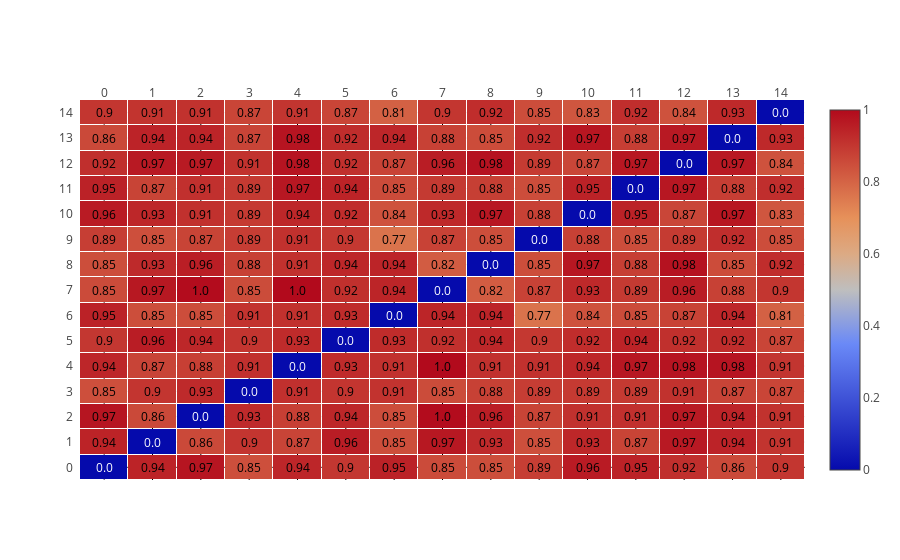

The notebook cell this image was saved under:
### Markdown cell above
### Alternativa a PyLDAvis (opcional)

Para entender diferencia entre tópicos también se puede usar un *heatmap*, en el que cada celda representa la "distancia" entre dos tópicos. 

Este, unido a las *Estadísticas de Modelo de tópicos* mencionadas abajo, provee la misma información que PyLDAvis.

### Code cell
import plotly.figure_factory as ff

k = modelo.num_topics
diferencia, notas = modelo.diff(modelo, distance="hellinger", annotation=False)
anno_text = np.around(diferencia, decimals=2)

fig = ff.create_annotated_heatmap(z=diferencia, annotation_text=anno_text, 
                                  x=list(range(k)), y=list(range(k)), xgap=1, ygap=1,
                                  showscale=True, 
                                  )

pyo.iplot(fig)

### Figure 1 — Plotly figure (JSON) as saved in the notebook; plotly's stock layout.template omitted (floating-point values rounded to 4 significant figures; data arrays with more than 128 entries replaced by an {"elided": "..."} marker saying what was removed)
{"data": [{"colorscale": "RdBu", "reversescale": false, "showscale": true, "type": "heatmap", "uid": "2d09cfcc-53b5-4ab5-9c85-2c6dbd2bc7cf", "x": [0, 1, 2, 3, 4, 5, 6, 7, 8, 9, 10, 11, 12, 13, 14], "xgap": 1, "y": [0, 1, 2, 3, 4, 5, 6, 7, 8, 9, 10, 11, 12, 13, 14], "ygap": 1, "z": {"elided": "15x15 float values"}}], "layout": {"annotations": [{"font": {"color": "#FFFFFF"}, "showarrow": false, "text": "0.0", "x": 0, "xref": "x", "y": 0, "yref": "y"}, {"font": {"color": "#000000"}, "showarrow": false, "text": "0.94", "x": 1, "xref": "x", "y": 0, "yref": "y"}, {"font": {"color": "#000000"}, "showarrow": false, "text": "0.97", "x": 2, "xref": "x", "y": 0, "yref": "y"}, {"font": {"color": "#000000"}, "showarrow": false, "text": "0.85", "x": 3, "xref": "x", "y": 0, "yref": "y"}, {"font": {"color": "#000000"}, "showarrow": false, "text": "0.94", "x": 4, "xref": "x", "y": 0, "yref": "y"}, {"font": {"color": "#000000"}, "showarrow": false, "text": "0.9", "x": 5, "xref": "x", "y": 0, "yref": "y"}, {"font": {"color": "#000000"}, "showarrow": false, "text": "0.95", "x": 6, "xref": "x", "y": 0, "yref": "y"}, {"font": {"color": "#000000"}, "showarrow": false, "text": "0.85", "x": 7, "xref": "x", "y": 0, "yref": "y"}, {"font": {"color": "#000000"}, "showarrow": false, "text": "0.85", "x": 8, "xref": "x", "y": 0, "yref": "y"}, {"font": {"color": "#000000"}, "showarrow": false, "text": "0.89", "x": 9, "xref": "x", "y": 0, "yref": "y"}, {"font": {"color": "#000000"}, "showarrow": false, "text": "0.96", "x": 10, "xref": "x", "y": 0, "yref": "y"}, {"font": {"color": "#000000"}, "showarrow": false, "text": "0.95", "x": 11, "xref": "x", "y": 0, "yref": "y"}, {"font": {"color": "#000000"}, "showarrow": false, "text": "0.92", "x": 12, "xref": "x", "y": 0, "yref": "y"}, {"font": {"color": "#000000"}, "showarrow": false, "text": "0.86", "x": 13, "xref": "x", "y": 0, "yref": "y"}, {"font": {"color": "#000000"}, "showarrow": false, "text": "0.9", "x": 14, "xref": "x", "y": 0, "yref": "y"}, {"font": {"color": "#000000"}, "showarrow": false, "text": "0.94", "x": 0, "xref": "x", "y": 1, "yref": "y"}, {"font": {"color": "#FFFFFF"}, "showarrow": false, "text": "0.0", "x": 1, "xref": "x", "y": 1, "yref": "y"}, {"font": {"color": "#000000"}, "showarrow": false, "text": "0.86", "x": 2, "xref": "x", "y": 1, "yref": "y"}, {"font": {"color": "#000000"}, "showarrow": false, "text": "0.9", "x": 3, "xref": "x", "y": 1, "yref": "y"}, {"font": {"color": "#000000"}, "showarrow": false, "text": "0.87", "x": 4, "xref": "x", "y": 1, "yref": "y"}, {"font": {"color": "#000000"}, "showarrow": false, "text": "0.96", "x": 5, "xref": "x", "y": 1, "yref": "y"}, {"font": {"color": "#000000"}, "showarrow": false, "text": "0.85", "x": 6, "xref": "x", "y": 1, "yref": "y"}, {"font": {"color": "#000000"}, "showarrow": false, "text": "0.97", "x": 7, "xref": "x", "y": 1, "yref": "y"}, {"font": {"color": "#000000"}, "showarrow": false, "text": "0.93", "x": 8, "xref": "x", "y": 1, "yref": "y"}, {"font": {"color": "#000000"}, "showarrow": false, "text": "0.85", "x": 9, "xref": "x", "y": 1, "yref": "y"}, {"font": {"color": "#000000"}, "showarrow": false, "text": "0.93", "x": 10, "xref": "x", "y": 1, "yref": "y"}, {"font": {"color": "#000000"}, "showarrow": false, "text": "0.87", "x": 11, "xref": "x", "y": 1, "yref": "y"}, {"font": {"color": "#000000"}, "showarrow": false, "text": "0.97", "x": 12, "xref": "x", "y": 1, "yref": "y"}, {"font": {"color": "#000000"}, "showarrow": false, "text": "0.94", "x": 13, "xref": "x", "y": 1, "yref": "y"}, {"font": {"color": "#000000"}, "showarrow": false, "text": "0.91", "x": 14, "xref": "x", "y": 1, "yref": "y"}, {"font": {"color": "#000000"}, "showarrow": false, "text": "0.97", "x": 0, "xref": "x", "y": 2, "yref": "y"}, {"font": {"color": "#000000"}, "showarrow": false, "text": "0.86", "x": 1, "xref": "x", "y": 2, "yref": "y"}, {"font": {"color": "#FFFFFF"}, "showarrow": false, "text": "0.0", "x": 2, "xref": "x", "y": 2, "yref": "y"}, {"font": {"color": "#000000"}, "showarrow": false, "text": "0.93", "x": 3, "xref": "x", "y": 2, "yref": "y"}, {"font": {"color": "#000000"}, "showarrow": false, "text": "0.88", "x": 4, "xref": "x", "y": 2, "yref": "y"}, {"font": {"color": "#000000"}, "showarrow": false, "text": "0.94", "x": 5, "xref": "x", "y": 2, "yref": "y"}, {"font": {"color": "#000000"}, "showarrow": false, "text": "0.85", "x": 6, "xref": "x", "y": 2, "yref": "y"}, {"font": {"color": "#000000"}, "showarrow": false, "text": "1.0", "x": 7, "xref": "x", "y": 2, "yref": "y"}, {"font": {"color": "#000000"}, "showarrow": false, "text": "0.96", "x": 8, "xref": "x", "y": 2, "yref": "y"}, {"font": {"color": "#000000"}, "showarrow": false, "text": "0.87", "x": 9, "xref": "x", "y": 2, "yref": "y"}, {"font": {"color": "#000000"}, "showarrow": false, "text": "0.91", "x": 10, "xref": "x", "y": 2, "yref": "y"}, {"font": {"color": "#000000"}, "showarrow": false, "text": "0.91", "x": 11, "xref": "x", "y": 2, "yref": "y"}, {"font": {"color": "#000000"}, "showarrow": false, "text": "0.97", "x": 12, "xref": "x", "y": 2, "yref": "y"}, {"font": {"color": "#000000"}, "showarrow": false, "text": "0.94", "x": 13, "xref": "x", "y": 2, "yref": "y"}, {"font": {"color": "#000000"}, "showarrow": false, "text": "0.91", "x": 14, "xref": "x", "y": 2, "yref": "y"}, {"font": {"color": "#000000"}, "showarrow": false, "text": "0.85", "x": 0, "xref": "x", "y": 3, "yref": "y"}, {"font": {"color": "#000000"}, "showarrow": false, "text": "0.9", "x": 1, "xref": "x", "y": 3, "yref": "y"}, {"font": {"color": "#000000"}, "showarrow": false, "text": "0.93", "x": 2, "xref": "x", "y": 3, "yref": "y"}, {"font": {"color": "#FFFFFF"}, "showarrow": false, "text": "0.0", "x": 3, "xref": "x", "y": 3, "yref": "y"}, {"font": {"color": "#000000"}, "showarrow": false, "text": "0.91", "x": 4, "xref": "x", "y": 3, "yref": "y"}, {"font": {"color": "#000000"}, "showarrow": false, "text": "0.9", "x": 5, "xref": "x", "y": 3, "yref": "y"}, {"font": {"color": "#000000"}, "showarrow": false, "text": "0.91", "x": 6, "xref": "x", "y": 3, "yref": "y"}, {"font": {"color": "#000000"}, "showarrow": false, "text": "0.85", "x": 7, "xref": "x", "y": 3, "yref": "y"}, {"font": {"color": "#000000"}, "showarrow": false, "text": "0.88", "x": 8, "xref": "x", "y": 3, "yref": "y"}, {"font": {"color": "#000000"}, "showarrow": false, "text": "0.89", "x": 9, "xref": "x", "y": 3, "yref": "y"}, {"font": {"color": "#000000"}, "showarrow": false, "text": "0.89", "x": 10, "xref": "x", "y": 3, "yref": "y"}, {"font": {"color": "#000000"}, "showarrow": false, "text": "0.89", "x": 11, "xref": "x", "y": 3, "yref": "y"}, {"font": {"color": "#000000"}, "showarrow": false, "text": "0.91", "x": 12, "xref": "x", "y": 3, "yref": "y"}, {"font": {"color": "#000000"}, "showarrow": false, "text": "0.87", "x": 13, "xref": "x", "y": 3, "yref": "y"}, {"font": {"color": "#000000"}, "showarrow": false, "text": "0.87", "x": 14, "xref": "x", "y": 3, "yref": "y"}, {"font": {"color": "#000000"}, "showarrow": false, "text": "0.94", "x": 0, "xref": "x", "y": 4, "yref": "y"}, {"font": {"color": "#000000"}, "showarrow": false, "text": "0.87", "x": 1, "xref": "x", "y": 4, "yref": "y"}, {"font": {"color": "#000000"}, "showarrow": false, "text": "0.88", "x": 2, "xref": "x", "y": 4, "yref": "y"}, {"font": {"color": "#000000"}, "showarrow": false, "text": "0.91", "x": 3, "xref": "x", "y": 4, "yref": "y"}, {"font": {"color": "#FFFFFF"}, "showarrow": false, "text": "0.0", "x": 4, "xref": "x", "y": 4, "yref": "y"}, {"font": {"color": "#000000"}, "showarrow": false, "text": "0.93", "x": 5, "xref": "x", "y": 4, "yref": "y"}, {"font": {"color": "#000000"}, "showarrow": false, "text": "0.91", "x": 6, "xref": "x", "y": 4, "yref": "y"}, {"font": {"color": "#000000"}, "showarrow": false, "text": "1.0", "x": 7, "xref": "x", "y": 4, "yref": "y"}, {"font": {"color": "#000000"}, "showarrow": false, "text": "0.91", "x": 8, "xref": "x", "y": 4, "yref": "y"}, {"font": {"color": "#000000"}, "showarrow": false, "text": "0.91", "x": 9, "xref": "x", "y": 4, "yref": "y"}, {"font": {"color": "#000000"}, "showarrow": false, "text": "0.94", "x": 10, "xref": "x", "y": 4, "yref": "y"}, {"font": {"color": "#000000"}, "showarrow": false, "text": "0.97", "x": 11, "xref": "x", "y": 4, "yref": "y"}, {"font": {"color": "#000000"}, "showarrow": false, "text": "0.98", "x": 12, "xref": "x", "y": 4, "yref": "y"}, {"font": {"color": "#000000"}, "showarrow": false, "text": "0.98", "x": 13, "xref": "x", "y": 4, "yref": "y"}, {"font": {"color": "#000000"}, "showarrow": false, "text": "0.91", "x": 14, "xref": "x", "y": 4, "yref": "y"}, {"font": {"color": "#000000"}, "showarrow": false, "text": "0.9", "x": 0, "xref": "x", "y": 5, "yref": "y"}, {"font": {"color": "#000000"}, "showarrow": false, "text": "0.96", "x": 1, "xref": "x", "y": 5, "yref": "y"}, {"font": {"color": "#000000"}, "showarrow": false, "text": "0.94", "x": 2, "xref": "x", "y": 5, "yref": "y"}, {"font": {"color": "#000000"}, "showarrow": false, "text": "0.9", "x": 3, "xref": "x", "y": 5, "yref": "y"}, {"font": {"color": "#000000"}, "showarrow": false, "text": "0.93", "x": 4, "xref": "x", "y": 5, "yref": "y"}, {"font": {"color": "#FFFFFF"}, "showarrow": false, "text": "0.0", "x": 5, "xref": "x", "y": 5, "yref": "y"}, {"font": {"color": "#000000"}, "showarrow": false, "text": "0.93", "x": 6, "xref": "x", "y": 5, "yref": "y"}, {"font": {"color": "#000000"}, "showarrow": false, "text": "0.92", "x": 7, "xref": "x", "y": 5, "yref": "y"}, {"font": {"color": "#000000"}, "showarrow": false, "text": "0.94", "x": 8, "xref": "x", "y": 5, "yref": "y"}, {"font": {"color": "#000000"}, "showarrow": false, "text": "0.9", "x": 9, "xref": "x", "y": 5, "yref": "y"}, {"font": {"color": "#000000"}, "showarrow": false, "text": "0.92", "x": 10, "xref": "x", "y": 5, "yref": "y"}, {"font": {"color": "#000000"}, "showarrow": false, "text": "0.94", "x": 11, "xref": "x", "y": 5, "yref": "y"}, {"font": {"color": "#000000"}, "showarrow": false, "text": "0.92", "x": 12, "xref": "x", "y": 5, "yref": "y"}, {"font": {"color": "#000000"}, "showarrow": false, "text": "0.92", "x": 13, "xref": "x", "y": 5, "yref": "y"}, {"font": {"color": "#000000"}, "showarrow": false, "text": "0.87", "x": 14, "xref": "x", "y": 5, "yref": "y"}, {"font": {"color": "#000000"}, "showarrow": false, "text": "0.95", "x": 0, "xref": "x", "y": 6, "yref": "y"}, {"font": {"color": "#000000"}, "showarrow": false, "text": "0.85", "x": 1, "xref": "x", "y": 6, "yref": "y"}, {"font": {"color": "#000000"}, "showarrow": false, "text": "0.85", "x": 2, "xref": "x", "y": 6, "yref": "y"}, {"font": {"color": "#000000"}, "showarrow": false, "text": "0.91", "x": 3, "xref": "x", "y": 6, "yref": "y"}, {"font": {"color": "#000000"}, "showarrow": false, "text": "0.91", "x": 4, "xref": "x", "y": 6, "yref": "y"}, {"font": {"color": "#000000"}, "showarrow": false, "text": "0.93", "x": 5, "xref": "x", "y": 6, "yref": "y"}, {"font": {"color": "#FFFFFF"}, "showarrow": false, "text": "0.0", "x": 6, "xref": "x", "y": 6, "yref": "y"}, {"font": {"color": "#000000"}, "showarrow": false, "text": "0.94", "x": 7, "xref": "x", "y": 6, "yref": "y"}, {"font": {"color": "#000000"}, "showarrow": false, "text": "0.94", "x": 8, "xref": "x", "y": 6, "yref": "y"}, {"font": {"color": "#000000"}, "showarrow": false, "text": "0.77", "x": 9, "xref": "x", "y": 6, "yref": "y"}, {"font": {"color": "#000000"}, "showarrow": false, "text": "0.84", "x": 10, "xref": "x", "y": 6, "yref": "y"}, {"font": {"color": "#000000"}, "showarrow": false, "text": "0.85", "x": 11, "xref": "x", "y": 6, "yref": "y"}, {"font": {"color": "#000000"}, "showarrow": false, "text": "0.87", "x": 12, "xref": "x", "y": 6, "yref": "y"}, {"font": {"color": "#000000"}, "showarrow": false, "text": "0.94", "x": 13, "xref": "x", "y": 6, "yref": "y"}, {"font": {"color": "#000000"}, "showarrow": false, "text": "0.81", "x": 14, "xref": "x", "y": 6, "yref": "y"}, {"font": {"color": "#000000"}, "showarrow": false, "text": "0.85", "x": 0, "xref": "x", "y": 7, "yref": "y"}, {"font": {"color": "#000000"}, "showarrow": false, "text": "0.97", "x": 1, "xref": "x", "y": 7, "yref": "y"}, {"font": {"color": "#000000"}, "showarrow": false, "text": "1.0", "x": 2, "xref": "x", "y": 7, "yref": "y"}, {"font": {"color": "#000000"}, "showarrow": false, "text": "0.85", "x": 3, "xref": "x", "y": 7, "yref": "y"}, {"font": {"color": "#000000"}, "showarrow": false, "text": "1.0", "x": 4, "xref": "x", "y": 7, "yref": "y"}, {"font": {"color": "#000000"}, "showarrow": false, "text": "0.92", "x": 5, "xref": "x", "y": 7, "yref": "y"}, {"font": {"color": "#000000"}, "showarrow": false, "text": "0.94", "x": 6, "xref": "x", "y": 7, "yref": "y"}, {"font": {"color": "#FFFFFF"}, "showarrow": false, "text": "0.0", "x": 7, "xref": "x", "y": 7, "yref": "y"}, {"font": {"color": "#000000"}, "showarrow": false, "text": "0.82", "x": 8, "xref": "x", "y": 7, "yref": "y"}, {"font": {"color": "#000000"}, "showarrow": false, "text": "0.87", "x": 9, "xref": "x", "y": 7, "yref": "y"}, {"font": {"color": "#000000"}, "showarrow": false, "text": "0.93", "x": 10, "xref": "x", "y": 7, "yref": "y"}, {"font": {"color": "#000000"}, "showarrow": false, "text": "0.89", "x": 11, "xref": "x", "y": 7, "yref": "y"}, {"font": {"color": "#000000"}, "showarrow": false, "text": "0.96", "x": 12, "xref": "x", "y": 7, "yref": "y"}, {"font": {"color": "#000000"}, "showarrow": false, "text": "0.88", "x": 13, "xref": "x", "y": 7, "yref": "y"}, {"font": {"color": "#000000"}, "showarrow": false, "text": "0.9", "x": 14, "xref": "x", "y": 7, "yref": "y"}, {"font": {"color": "#000000"}, "showarrow": false, "text": "0.85", "x": 0, "xref": "x", "y": 8, "yref": "y"}, {"font": {"color": "#000000"}, "showarrow": false, "text": "0.93", "x": 1, "xref": "x", "y": 8, "yref": "y"}, {"font": {"color": "#000000"}, "showarrow": false, "text": "0.96", "x": 2, "xref": "x", "y": 8, "yref": "y"}, {"font": {"color": "#000000"}, "showarrow": false, "text": "0.88", "x": 3, "xref": "x", "y": 8, "yref": "y"}, {"font": {"color": "#000000"}, "showarrow": false, "text": "0.91", "x": 4, "xref": "x", "y": 8, "yref": "y"}, {"font": {"color": "#000000"}, "showarrow": false, "text": "0.94", "x": 5, "xref": "x", "y": 8, "yref": "y"}, {"font": {"color": "#000000"}, "showarrow": false, "text": "0.94", "x": 6, "xref": "x", "y": 8, "yref": "y"}, {"font": {"color": "#000000"}, "showarrow": false, "text": "0.82", "x": 7, "xref": "x", "y": 8, "yref": "y"}, {"font": {"color": "#FFFFFF"}, "showarrow": false, "text": "0.0", "x": 8, "xref": "x", "y": 8, "yref": "y"}, {"font": {"color": "#000000"}, "showarrow": false, "text": "0.85", "x": 9, "xref": "x", "y": 8, "yref": "y"}, {"font": {"color": "#000000"}, "showarrow": false, "text": "0.97", "x": 10, "xref": "x", "y": 8, "yref": "y"}, {"font": {"color": "#000000"}, "showarrow": false, "text": "0.88", "x": 11, "xref": "x", "y": 8, "yref": "y"}, {"font": {"color": "#000000"}, "showarrow": false, "text": "0.98", "x": 12, "xref": "x", "y": 8, "yref": "y"}, {"font": {"color": "#000000"}, "showarrow": false, "text": "0.85", "x": 13, "xref": "x", "y": 8, "yref": "y"}, {"font": {"color": "#000000"}, "showarrow": false, "text": "0.92", "x": 14, "xref": "x", "y": 8, "yref": "y"}, {"font": {"color": "#000000"}, "showarrow": false, "text": "0.89", "x": 0, "xref": "x", "y": 9, "yref": "y"}, {"font": {"color": "#000000"}, "showarrow": false, "text": "0.85", "x": 1, "xref": "x", "y": 9, "yref": "y"}, {"font": {"color": "#000000"}, "showarrow": false, "text": "0.87", "x": 2, "xref": "x", "y": 9, "yref": "y"}, {"font": {"color": "#000000"}, "showarrow": false, "text": "0.89", "x": 3, "xref": "x", "y": 9, "yref": "y"}, {"font": {"color": "#000000"}, "showarrow": false, "text": "0.91", "x": 4, "xref": "x", "y": 9, "yref": "y"}, {"font": {"color": "#000000"}, "showarrow": false, "text": "0.9", "x": 5, "xref": "x", "y": 9, "yref": "y"}, {"font": {"color": "#000000"}, "showarrow": false, "text": "0.77", "x": 6, "xref": "x", "y": 9, "yref": "y"}, {"font": {"color": "#000000"}, "showarrow": false, "text": "0.87", "x": 7, "xref": "x", "y": 9, "yref": "y"}, {"font": {"color": "#000000"}, "showarrow": false, "text": "0.85", "x": 8, "xref": "x", "y": 9, "yref": "y"}, {"font": {"color": "#FFFFFF"}, "showarrow": false, "text": "0.0", "x": 9, "xref": "x", "y": 9, "yref": "y"}, {"font": {"color": "#000000"}, "showarrow": false, "text": "0.88", "x": 10, "xref": "x", "y": 9, "yref": "y"}, {"font": {"color": "#000000"}, "showarrow": false, "text": "0.85", "x": 11, "xref": "x", "y": 9, "yref": "y"}, {"font": {"color": "#000000"}, "showarrow": false, "text": "0.89", "x": 12, "xref": "x", "y": 9, "yref": "y"}, {"font": {"color": "#000000"}, "showarrow": false, "text": "0.92", "x": 13, "xref": "x", "y": 9, "yref": "y"}, {"font": {"color": "#000000"}, "showarrow": false, "text": "0.85", "x": 14, "xref": "x", "y": 9, "yref": "y"}, {"font": {"color": "#000000"}, "showarrow": false, "text": "0.96", "x": 0, "xref": "x", "y": 10, "yref": "y"}, {"font": {"color": "#000000"}, "showarrow": false, "text": "0.93", "x": 1, "xref": "x", "y": 10, "yref": "y"}, {"font": {"color": "#000000"}, "showarrow": false, "text": "0.91", "x": 2, "xref": "x", "y": 10, "yref": "y"}, {"font": {"color": "#000000"}, "showarrow": false, "text": "0.89", "x": 3, "xref": "x", "y": 10, "yref": "y"}, {"font": {"color": "#000000"}, "showarrow": false, "text": "0.94", "x": 4, "xref": "x", "y": 10, "yref": "y"}, {"font": {"color": "#000000"}, "showarrow": false, "text": "0.92", "x": 5, "xref": "x", "y": 10, "yref": "y"}, {"font": {"color": "#000000"}, "showarrow": false, "text": "0.84", "x": 6, "xref": "x", "y": 10, "yref": "y"}, {"font": {"color": "#000000"}, "showarrow": false, "text": "0.93", "x": 7, "xref": "x", "y": 10, "yref": "y"}, {"font": {"color": "#000000"}, "showarrow": false, "text": "0.97", "x": 8, "xref": "x", "y": 10, "yref": "y"}, {"font": {"color": "#000000"}, "showarrow": false, "text": "0.88", "x": 9, "xref": "x", "y": 10, "yref": "y"}, {"font": {"color": "#FFFFFF"}, "showarrow": false, "text": "0.0", "x": 10, "xref": "x", "y": 10, "yref": "y"}, {"font": {"color": "#000000"}, "showarrow": false, "text": "0.95", "x": 11, "xref": "x", "y": 10, "yref": "y"}, {"font": {"color": "#000000"}, "showarrow": false, "text": "0.87", "x": 12, "xref": "x", "y": 10, "yref": "y"}, {"font": {"color": "#000000"}, "showarrow": false, "text": "0.97", "x": 13, "xref": "x", "y": 10, "yref": "y"}, {"font": {"color": "#000000"}, "showarrow": false, "text": "0.83", "x": 14, "xref": "x", "y": 10, "yref": "y"}, {"font": {"color": "#000000"}, "showarrow": false, "text": "0.95", "x": 0, "xref": "x", "y": 11, "yref": "y"}, {"font": {"color": "#000000"}, "showarrow": false, "text": "0.87", "x": 1, "xref": "x", "y": 11, "yref": "y"}, {"font": {"color": "#000000"}, "showarrow": false, "text": "0.91", "x": 2, "xref": "x", "y": 11, "yref": "y"}, {"font": {"color": "#000000"}, "showarrow": false, "text": "0.89", "x": 3, "xref": "x", "y": 11, "yref": "y"}, {"font": {"color": "#000000"}, "showarrow": false, "text": "0.97", "x": 4, "xref": "x", "y": 11, "yref": "y"}, {"font": {"color": "#000000"}, "showarrow": false, "text": "0.94", "x": 5, "xref": "x", "y": 11, "yref": "y"}, {"font": {"color": "#000000"}, "showarrow": false, "text": "0.85", "x": 6, "xref": "x", "y": 11, "yref": "y"}, {"font": {"color": "#000000"}, "showarrow": false, "text": "0.89", "x": 7, "xref": "x", "y": 11, "yref": "y"}, {"font": {"color": "#000000"}, "showarrow": false, "text": "0.88", "x": 8, "xref": "x", "y": 11, "yref": "y"}, {"font": {"color": "#000000"}, "showarrow": false, "text": "0.85", "x": 9, "xref": "x", "y": 11, "yref": "y"}, {"font": {"color": "#000000"}, "showarrow": false, "text": "0.95", "x": 10, "xref": "x", "y": 11, "yref": "y"}, {"font": {"color": "#FFFFFF"}, "showarrow": false, "text": "0.0", "x": 11, "xref": "x", "y": 11, "yref": "y"}, {"font": {"color": "#000000"}, "showarrow": false, "text": "0.97", "x": 12, "xref": "x", "y": 11, "yref": "y"}, {"font": {"color": "#000000"}, "showarrow": false, "text": "0.88", "x": 13, "xref": "x", "y": 11, "yref": "y"}, {"font": {"color": "#000000"}, "showarrow": false, "text": "0.92", "x": 14, "xref": "x", "y": 11, "yref": "y"}, {"font": {"color": "#000000"}, "showarrow": false, "text": "0.92", "x": 0, "xref": "x", "y": 12, "yref": "y"}, {"font": {"color": "#000000"}, "showarrow": false, "text": "0.97", "x": 1, "xref": "x", "y": 12, "yref": "y"}, {"font": {"color": "#000000"}, "showarrow": false, "text": "0.97", "x": 2, "xref": "x", "y": 12, "yref": "y"}, {"font": {"color": "#000000"}, "showarrow": false, "text": "0.91", "x": 3, "xref": "x", "y": 12, "yref": "y"}, {"font": {"color": "#000000"}, "showarrow": false, "text": "0.98", "x": 4, "xref": "x", "y": 12, "yref": "y"}, {"font": {"color": "#000000"}, "showarrow": false, "text": "0.92", "x": 5, "xref": "x", "y": 12, "yref": "y"}, {"font": {"color": "#000000"}, "showarrow": false, "text": "0.87", "x": 6, "xref": "x", "y": 12, "yref": "y"}, {"font": {"color": "#000000"}, "showarrow": false, "text": "0.96", "x": 7, "xref": "x", "y": 12, "yref": "y"}, {"font": {"color": "#000000"}, "showarrow": false, "text": "0.98", "x": 8, "xref": "x", "y": 12, "yref": "y"}, {"font": {"color": "#000000"}, "showarrow": false, "text": "0.89", "x": 9, "xref": "x", "y": 12, "yref": "y"}, {"font": {"color": "#000000"}, "showarrow": false, "text": "0.87", "x": 10, "xref": "x", "y": 12, "yref": "y"}, {"font": {"color": "#000000"}, "showarrow": false, "text": "0.97", "x": 11, "xref": "x", "y": 12, "yref": "y"}, {"font": {"color": "#FFFFFF"}, "showarrow": false, "text": "0.0", "x": 12, "xref": "x", "y": 12, "yref": "y"}, {"font": {"color": "#000000"}, "showarrow": false, "text": "0.97", "x": 13, "xref": "x", "y": 12, "yref": "y"}, {"font": {"color": "#000000"}, "showarrow": false, "text": "0.84", "x": 14, "xref": "x", "y": 12, "yref": "y"}, {"font": {"color": "#000000"}, "showarrow": false, "text": "0.86", "x": 0, "xref": "x", "y": 13, "yref": "y"}, {"font": {"color": "#000000"}, "showarrow": false, "text": "0.94", "x": 1, "xref": "x", "y": 13, "yref": "y"}, {"font": {"color": "#000000"}, "showarrow": false, "text": "0.94", "x": 2, "xref": "x", "y": 13, "yref": "y"}, {"font": {"color": "#000000"}, "showarrow": false, "text": "0.87", "x": 3, "xref": "x", "y": 13, "yref": "y"}, {"font": {"color": "#000000"}, "showarrow": false, "text": "0.98", "x": 4, "xref": "x", "y": 13, "yref": "y"}, {"font": {"color": "#000000"}, "showarrow": false, "text": "0.92", "x": 5, "xref": "x", "y": 13, "yref": "y"}, {"font": {"color": "#000000"}, "showarrow": false, "text": "0.94", "x": 6, "xref": "x", "y": 13, "yref": "y"}, {"font": {"color": "#000000"}, "showarrow": false, "text": "0.88", "x": 7, "xref": "x", "y": 13, "yref": "y"}, {"font": {"color": "#000000"}, "showarrow": false, "text": "0.85", "x": 8, "xref": "x", "y": 13, "yref": "y"}, {"font": {"color": "#000000"}, "showarrow": false, "text": "0.92", "x": 9, "xref": "x", "y": 13, "yref": "y"}, {"font": {"color": "#000000"}, "showarrow": false, "text": "0.97", "x": 10, "xref": "x", "y": 13, "yref": "y"}, {"font": {"color": "#000000"}, "showarrow": false, "text": "0.88", "x": 11, "xref": "x", "y": 13, "yref": "y"}, {"font": {"color": "#000000"}, "showarrow": false, "text": "0.97", "x": 12, "xref": "x", "y": 13, "yref": "y"}, {"font": {"color": "#FFFFFF"}, "showarrow": false, "text": "0.0", "x": 13, "xref": "x", "y": 13, "yref": "y"}, {"font": {"color": "#000000"}, "showarrow": false, "text": "0.93", "x": 14, "xref": "x", "y": 13, "yref": "y"}, {"font": {"color": "#000000"}, "showarrow": false, "text": "0.9", "x": 0, "xref": "x", "y": 14, "yref": "y"}, {"font": {"color": "#000000"}, "showarrow": false, "text": "0.91", "x": 1, "xref": "x", "y": 14, "yref": "y"}, {"font": {"color": "#000000"}, "showarrow": false, "text": "0.91", "x": 2, "xref": "x", "y": 14, "yref": "y"}, {"font": {"color": "#000000"}, "showarrow": false, "text": "0.87", "x": 3, "xref": "x", "y": 14, "yref": "y"}, {"font": {"color": "#000000"}, "showarrow": false, "text": "0.91", "x": 4, "xref": "x", "y": 14, "yref": "y"}, {"font": {"color": "#000000"}, "showarrow": false, "text": "0.87", "x": 5, "xref": "x", "y": 14, "yref": "y"}, {"font": {"color": "#000000"}, "showarrow": false, "text": "0.81", "x": 6, "xref": "x", "y": 14, "yref": "y"}, {"font": {"color": "#000000"}, "showarrow": false, "text": "0.9", "x": 7, "xref": "x", "y": 14, "yref": "y"}, {"font": {"color": "#000000"}, "showarrow": false, "text": "0.92", "x": 8, "xref": "x", "y": 14, "yref": "y"}, {"font": {"color": "#000000"}, "showarrow": false, "text": "0.85", "x": 9, "xref": "x", "y": 14, "yref": "y"}, {"font": {"color": "#000000"}, "showarrow": false, "text": "0.83", "x": 10, "xref": "x", "y": 14, "yref": "y"}, {"font": {"color": "#000000"}, "showarrow": false, "text": "0.92", "x": 11, "xref": "x", "y": 14, "yref": "y"}, {"font": {"color": "#000000"}, "showarrow": false, "text": "0.84", "x": 12, "xref": "x", "y": 14, "yref": "y"}, {"font": {"color": "#000000"}, "showarrow": false, "text": "0.93", "x": 13, "xref": "x", "y": 14, "yref": "y"}, {"font": {"color": "#FFFFFF"}, "showarrow": false, "text": "0.0", "x": 14, "xref": "x", "y": 14, "yref": "y"}], "autosize": true, "xaxis": {"autorange": true, "dtick": 1, "gridcolor": "rgb(0, 0, 0)", "range": [-0.5, 14.5], "side": "top", "ticks": "", "type": "linear"}, "yaxis": {"autorange": true, "dtick": 1, "range": [-0.5299, 14.53], "ticks": "", "ticksuffix": "  ", "type": "linear"}}}
